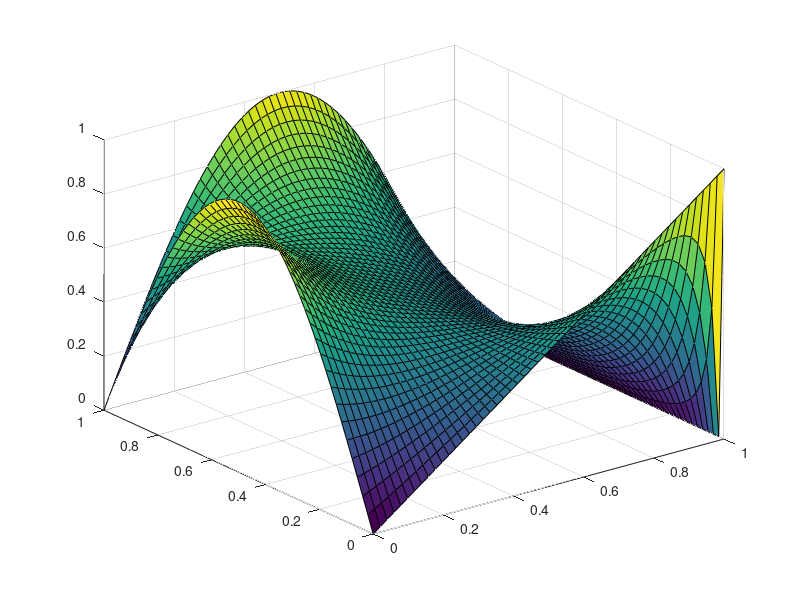

Write the MATLAB code that produced this figure.
n = 50;
u = zeros(n+2,n+2); % 初期状態の設定
% 境界条件の設定
x = linspace(0,1,n+2);
u(:,1) = sin(pi*x);
u(:,n+2) = 0;
y = linspace(0,1,n+2);
u(1,:) = linspace(0,1,n+2);
u(n+2,:) = sin(pi*y);
maxit = 2000; % 最大反復R回数
tol = 1e-04; % 判定条件

for it = 1:maxit
    R = 0;
    for i = 2:n+1
        for j = 2:n+1
            r =  (u(i, j + 1) + u(i, j-1) + u(i-1, j) + u(i + 1, j)) /4 - u(i, j);
            u(i,j) = u(i,j) + r;
            R = max(R, abs(r));
        end
    end
    if R < tol
        break;
    end
end

x = linspace(0, 1, 52)
y = linspace(0, 1, 52)
surf(x, y, u)
